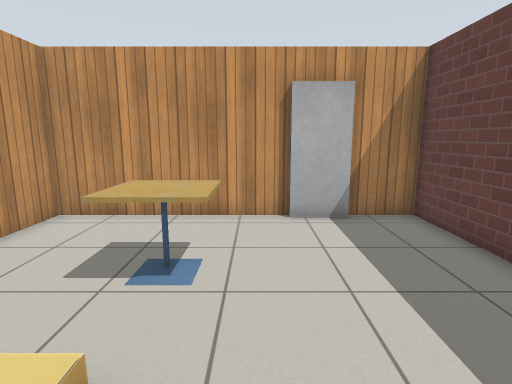
view 1 (above)

18 first-person views from a walk through a world built for the Gazebo simulator. The camera is 1.2 m above the floor, tilts 10° down and sees 80° across. Floor lines are 1 m apart. The floor is counted in squares, 0.5 m on a side. Each view is taken from the middle of a square. On the plan, view 1 faces up. The plan holds only what a view shows up to about 18 squares ahead; the rest is blank. Simple patterns stand in for the simulator's built-in surfaces.

view 2
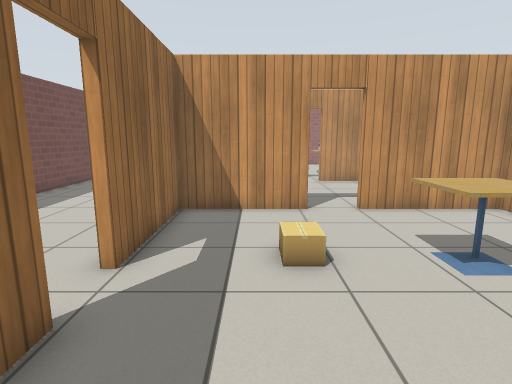

view 3
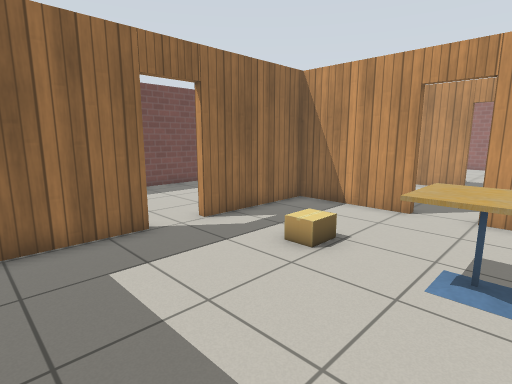

view 4
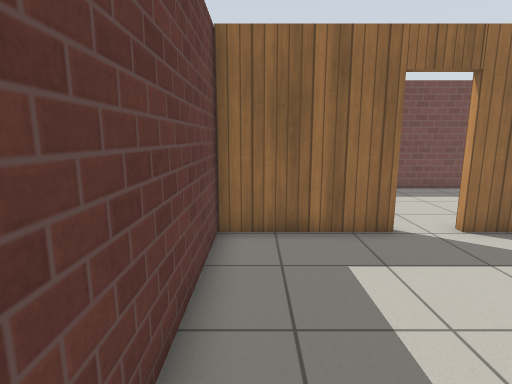

view 5
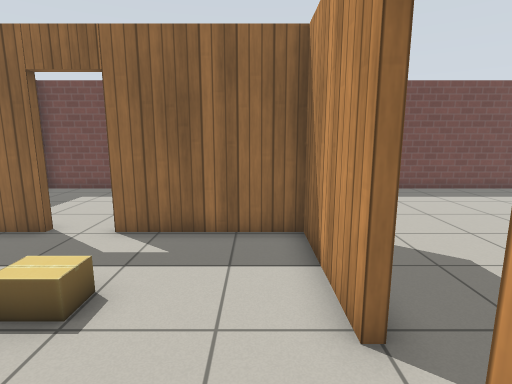

view 6
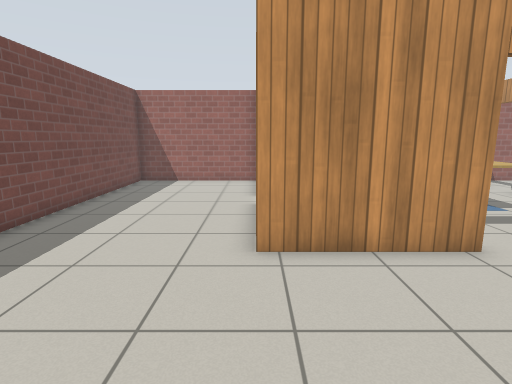

view 7
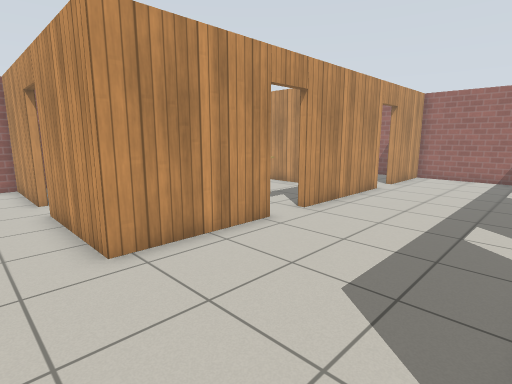

view 8
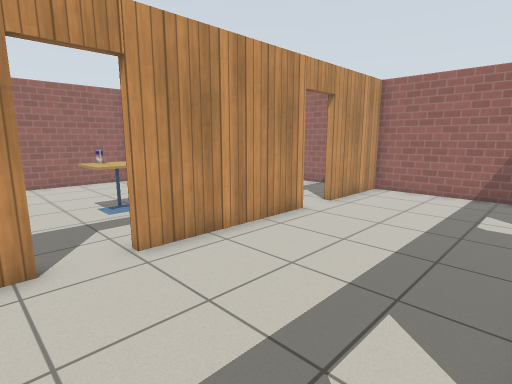

view 9
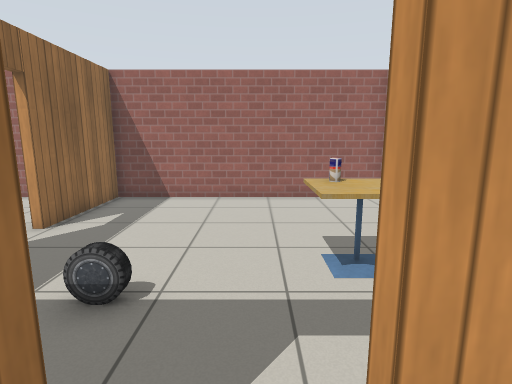

view 10
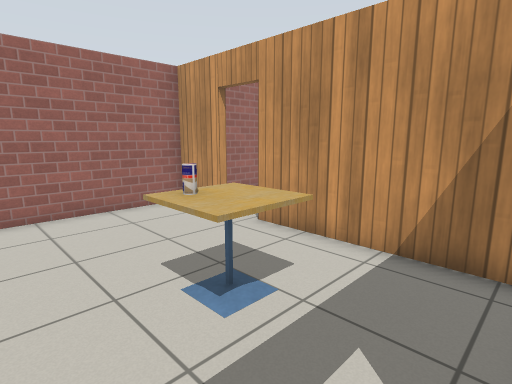

view 11
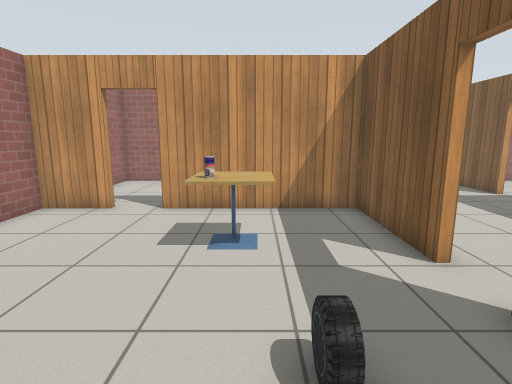

view 12
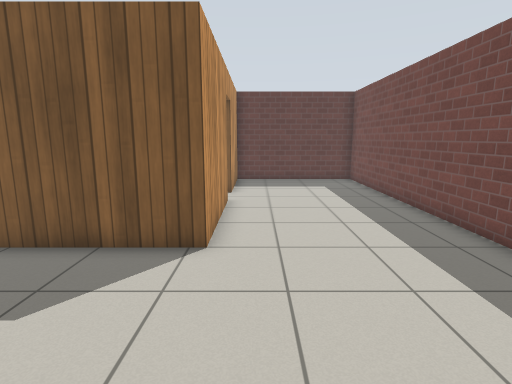

view 13
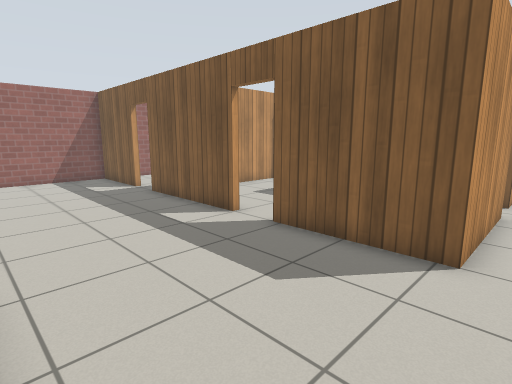

view 14
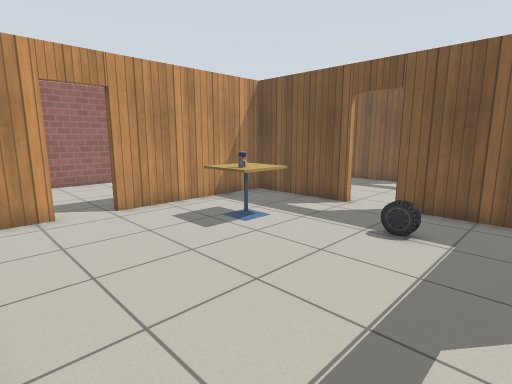

view 15
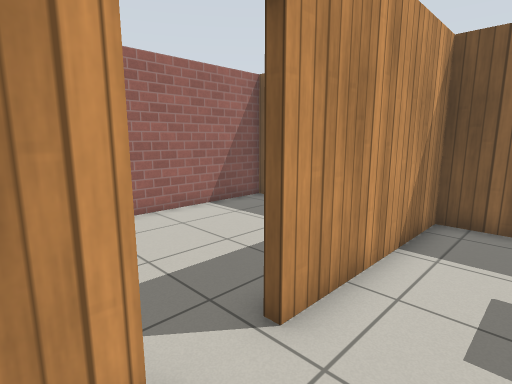

view 16
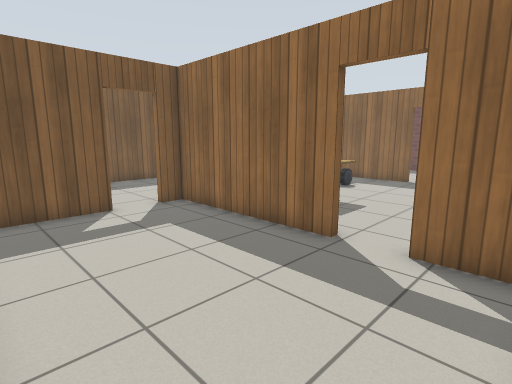

view 17
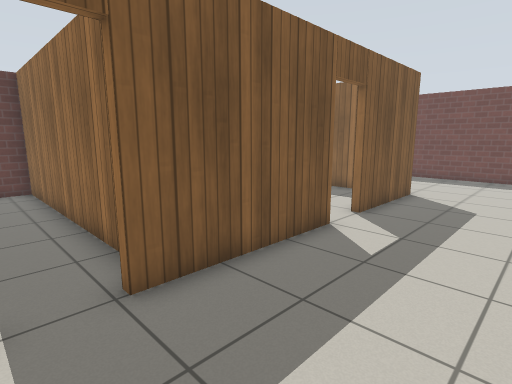

view 18
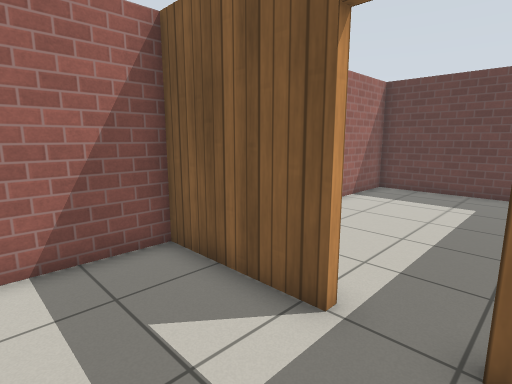

### Floor plan
Ten units are one square. View 1 is at (0, 0); x grows to the right and y downward. Boxes are objects, and circles mark ways between rooms. Rooms are numbered by the first view taken in them; rooms with no view inside come last. Other rooms are left out.
<svg viewBox="-249 -168 304 259">
<path fill="none" stroke="#000" d="M-62 -28 -62 16 -14 16M11 -93 -62 -93 -62 -46M4 16 50 16M50 19 50 -93 29 -93M-132 -28 -132 20 -181 20M-65 -46 -65 -103M-14 20 -65 20 -65 -28M-199 20 -244 20 -244 86 50 86 50 19M-132 -105 -132 -46M-65 -121 -65 -163 -132 -163 -132 -123M50 20 4 20M-135 -46 -135 -93 -202 -93M-181 16 -155 16M-220 -93 -244 -93 -244 16 -199 16M-135 2 -135 -28M-224 -163 -244 -163 -244 -115M-202 -96 -135 -96M-135 -123 -135 -163 -208 -163M-238 -96 -220 -96M-46 -96 50 -96 50 -163 12 -163"/>
<rect x="-25" y="-25" width="10" height="10" fill="#bbb"><title>cardboard box</title></rect>
<rect x="-25" y="-65" width="20" height="20" fill="#bbb"><title>cafe table</title></rect>
<rect x="5" y="-95" width="20" height="10" fill="#bbb"><title>door leaf</title></rect>
<rect x="-185" y="-75" width="20" height="30" fill="#bbb"><title>cafe table</title></rect>
<rect x="-185" y="-65" width="10" height="10" fill="#bbb"><title>drink can</title></rect>
<rect x="-165" y="-25" width="10" height="20" fill="#bbb"><title>car</title></rect>
<circle cx="-5" cy="20" r="3" fill="#2a7"/>
<circle cx="-60" cy="-35" r="3" fill="#2a7"/>
<circle cx="-130" cy="-35" r="3" fill="#2a7"/>
<circle cx="-190" cy="20" r="3" fill="#2a7"/>
<circle cx="-130" cy="-115" r="3" fill="#2a7"/>
<circle cx="-60" cy="-115" r="3" fill="#2a7"/>
<circle cx="-213" cy="-93" r="3" fill="#2a7"/>
<text x="-10" y="-40">1</text>
<text x="-100" y="10">2</text>
<text x="-190" y="-40">3</text>
<text x="-190" y="-140">4</text>
<text x="-10" y="-140">5</text>
</svg>
Room 1 opens to room 2. Room 2 opens to room 3. Room 2 opens to room 4. Room 2 opens to room 5. Room 3 opens to room 4.

Where each view was taken, in squares from view 1:
view 1: 0 up, 0 right, facing up
view 2: 1 up, 4 right, facing left
view 3: 6 up, 4 right, facing down-left
view 4: 6 up, 4 right, facing down
view 5: 6 up, 5 left, facing down
view 6: 2 down, 7 left, facing left
view 7: 4 down, 7 left, facing up-left
view 8: 2 up, 7 left, facing up-left
view 9: 4 up, 12 left, facing left
view 10: 3 up, 14 left, facing up-left
view 11: 1 down, 17 left, facing up
view 12: 3 down, 13 left, facing right
view 13: 3 down, 13 left, facing up-right
view 14: 1 down, 24 left, facing up-right
view 15: 7 up, 23 left, facing up-right
view 16: 16 up, 24 left, facing down-right
view 17: 12 up, 11 left, facing down-right
view 18: 10 up, 10 left, facing up-right
